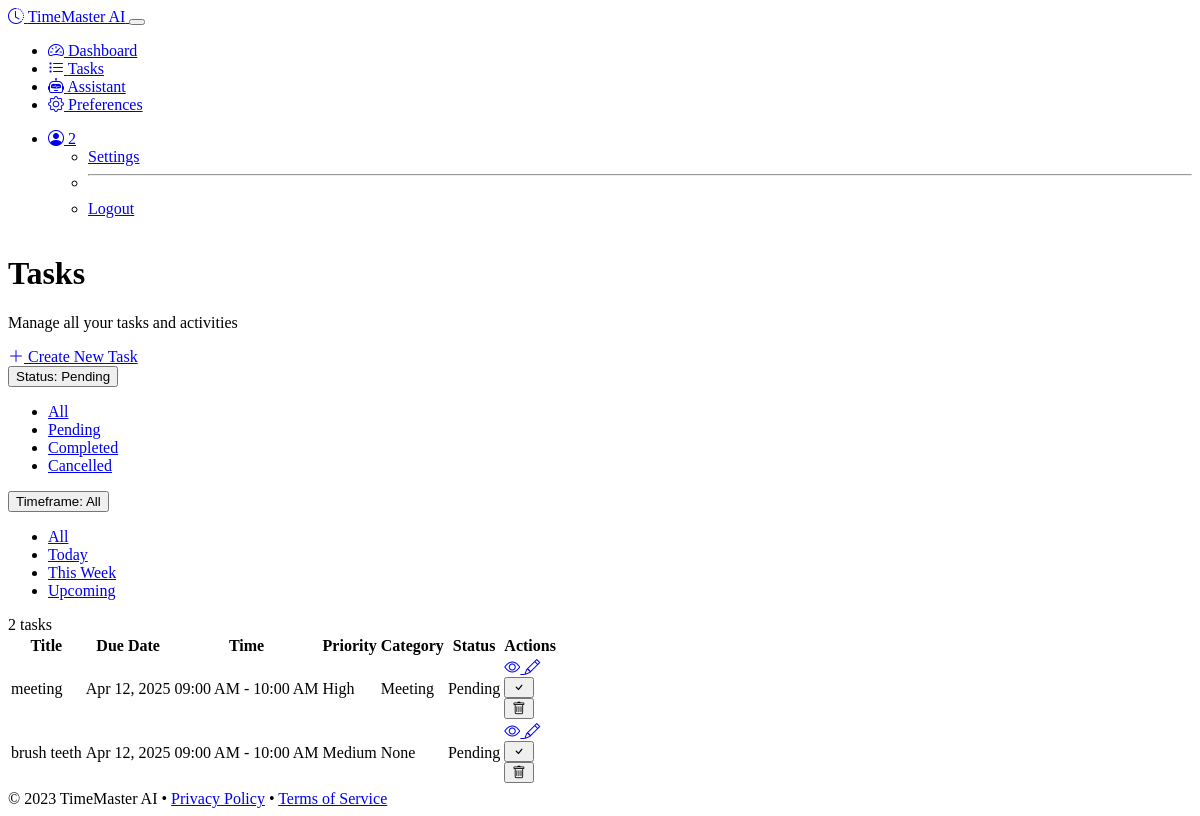
The app's page /tasks (signed in), older data.
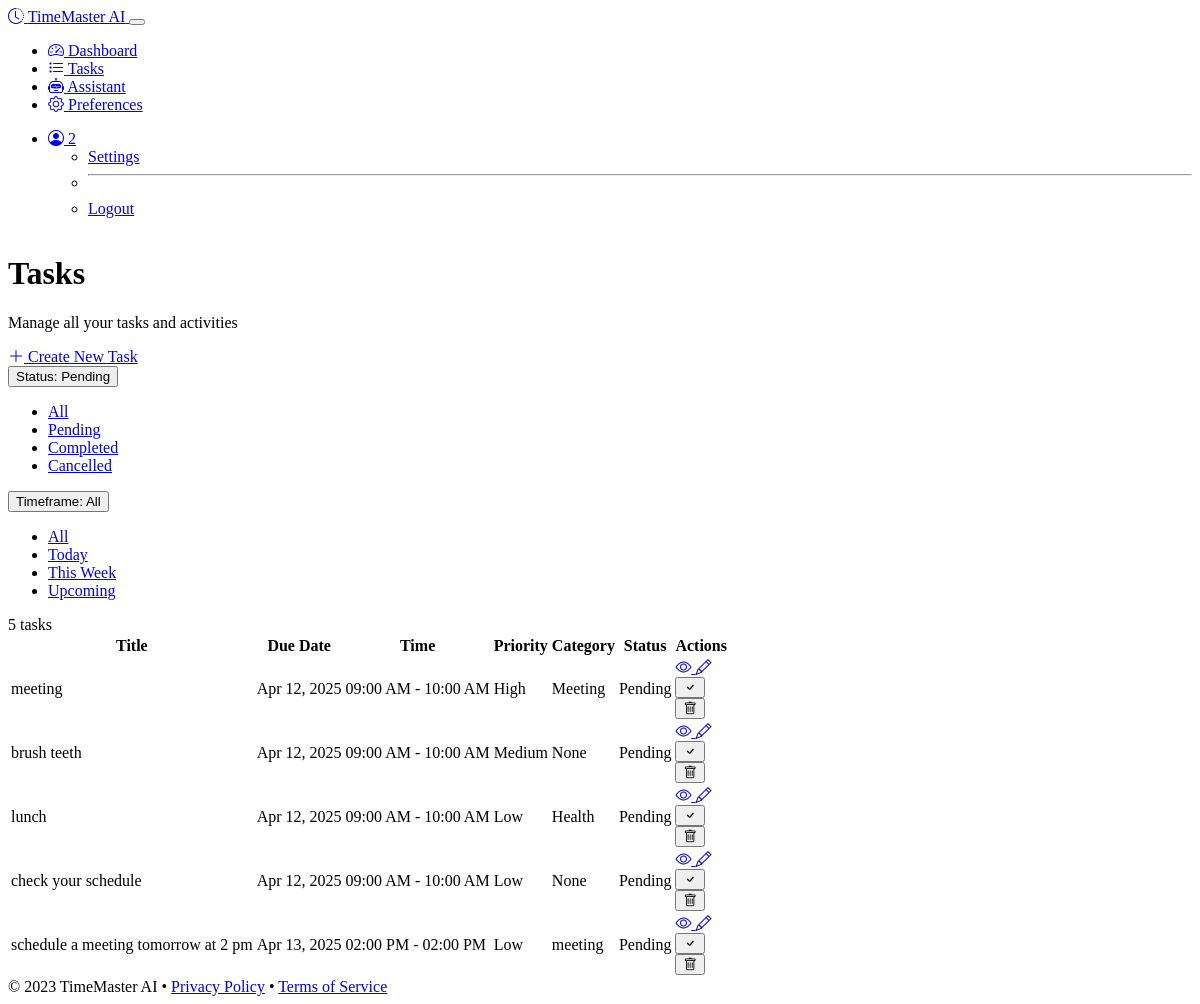
The same page, newer data.
### models.py (models this page shows, shortened)
class User(UserMixin, db.Model):
    id = db.Column(db.Integer, primary_key=True)
    username = db.Column(db.String(64), unique=True, nullable=False)
    email = db.Column(db.String(120), unique=True, nullable=False)
    password_hash = db.Column(db.String(256), nullable=False)
    created_at = db.Column(db.DateTime, default=datetime.utcnow)
    tasks = db.relationship('Task', backref='user', lazy='dynamic')
    preferences = db.relationship('UserPreference', backref='user', uselist=False)

class Task(db.Model):
    id = db.Column(db.Integer, primary_key=True)
    title = db.Column(db.String(120), nullable=False)
    description = db.Column(db.Text)
    created_at = db.Column(db.DateTime, default=datetime.utcnow)
    due_date = db.Column(db.DateTime)
    start_time = db.Column(db.DateTime)
    end_time = db.Column(db.DateTime)
    priority = db.Column(db.Integer, default=0)  # 0-5, 5 being highest
    status = db.Column(db.String(20), default='pending')  # pending, completed, cancelled
    category = db.Column(db.String(50))
    ml_priority_score = db.Column(db.Float, default=0.0)  # ML-calculated priority
    calendar_event_id = db.Column(db.String(100))  # For Google Calendar sync
    user_id = db.Column(db.Integer, db.ForeignKey('user.id'), nullable=False)

### routes.py (the view)
@app.route('/tasks')
@login_required
def task_list():
    status_filter = request.args.get('status', 'pending')
    timeframe = request.args.get('timeframe', 'all')
    query = Task.query.filter_by(user_id=current_user.id)
    if status_filter != 'all':
        query = query.filter_by(status=status_filter)
    now = datetime.now()
    if timeframe == 'today':
        start_of_day = now.replace(hour=0, minute=0, second=0, microsecond=0)
        end_of_day = start_of_day + timedelta(days=1) - timedelta(microseconds=1)
        query = query.filter(Task.due_date.between(start_of_day, end_of_day))
    elif timeframe == 'this_week':
        start_of_week = (now - timedelta(days=now.weekday())).replace(hour=0, minute=0, second=0, microsecond=0)
        end_of_week = start_of_week + timedelta(days=7) - timedelta(microseconds=1)
        query = query.filter(Task.due_date.between(start_of_week, end_of_week))
    elif timeframe == 'upcoming':
        query = query.filter(Task.due_date >= now)
    tasks = query.order_by(Task.due_date, Task.priority.desc()).all()
    return render_template(
        'tasks.html',
        tasks=tasks,
        status_filter=status_filter,
        timeframe=timeframe
    )

### templates/tasks.html (shortened to what this page needs)
{% extends "layout.html" %}
{% block content %}
<div class="container">
    <div class="row mb-4">
        <div class="col-md-8">
            <h1 class="mb-2">Tasks</h1>
            <p class="text-muted">Manage all your tasks and activities</p>
        </div>
        <div class="col-md-4 text-md-end">
            <a href="{{ url_for('create_task') }}" class="btn btn-primary">
                <i class="bi bi-plus-lg"></i> Create New Task
            </a>
        </div>
    </div>
    <div class="row">
        <div class="col-12">
            <div class="card bg-dark">
                <div class="card-header">
                    <div class="d-flex justify-content-between align-items-center">
                        <div class="filters d-flex align-items-center flex-wrap">
                            <div class="dropdown me-3 mb-2 mb-md-0">
                                <button class="btn btn-outline-secondary dropdown-toggle" type="button" data-bs-toggle="dropdown">
                                    Status: {{ status_filter|capitalize if status_filter != 'all' else 'All' }}
                                </button>
                                <ul class="dropdown-menu">
                                    <li><a class="dropdown-item {% if status_filter == 'all' %}active{% endif %}" href="{{ url_for('task_list', status='all', timeframe=timeframe) }}">All</a></li>
                                    <li><a class="dropdown-item {% if status_filter == 'pending' %}active{% endif %}" href="{{ url_for('task_list', status='pending', timeframe=timeframe) }}">Pending</a></li>
                                    <li><a class="dropdown-item {% if status_filter == 'completed' %}active{% endif %}" href="{{ url_for('task_list', status='completed', timeframe=timeframe) }}">Completed</a></li>
                                    <li><a class="dropdown-item {% if status_filter == 'cancelled' %}active{% endif %}" href="{{ url_for('task_list', status='cancelled', timeframe=timeframe) }}">Cancelled</a></li>
                                </ul>
                            </div>
                            <div class="dropdown">
                                <button class="btn btn-outline-secondary dropdown-toggle" type="button" data-bs-toggle="dropdown">
                                    Timeframe: {{ timeframe|replace('_', ' ')|capitalize if timeframe != 'all' else 'All' }}
                                </button>
                                <ul class="dropdown-menu">
                                    <li><a class="dropdown-item {% if timeframe == 'all' %}active{% endif %}" href="{{ url_for('task_list', status=status_filter, timeframe='all') }}">All</a></li>
                                    <li><a class="dropdown-item {% if timeframe == 'today' %}active{% endif %}" href="{{ url_for('task_list', status=status_filter, timeframe='today') }}">Today</a></li>
                                    <li><a class="dropdown-item {% if timeframe == 'this_week' %}active{% endif %}" href="{{ url_for('task_list', status=status_filter, timeframe='this_week') }}">This Week</a></li>
                                    <li><a class="dropdown-item {% if timeframe == 'upcoming' %}active{% endif %}" href="{{ url_for('task_list', status=status_filter, timeframe='upcoming') }}">Upcoming</a></li>
                                </ul>
                            </div>
                        </div>
                        <span class="badge bg-primary">{{ tasks|length }} tasks</span>
                    </div>
                </div>
                <div class="card-body">
                    {% if tasks %}
                    <div class="table-responsive">
                        <table class="table table-dark table-hover">
                            <thead>
                                <tr>
                                    <th>Title</th>
                                    <th>Due Date</th>
                                    <th>Time</th>
                                    <th>Priority</th>
                                    <th>Category</th>
                                    <th>Status</th>
                                    <th>Actions</th>
                                </tr>
                            </thead>
                            <tbody>
                                {% for task in tasks %}
                                <tr class="{% if task.status == 'completed' %}table-active{% endif %}">
                                    <td class="{% if task.status == 'completed' %}text-decoration-line-through{% endif %}">
                                        {{ task.title }}
                                    </td>
                                    <td>
                                        {% if task.due_date %}
                                        {{ task.due_date.strftime('%b %d, %Y') }}
                                        {% else %}
                                        No due date
                                        {% endif %}
                                    </td>
                                    <td>
                                        {% if task.start_time %}
                                        {{ task.start_time.strftime('%I:%M %p') }}
                                        {% if task.end_time %}
                                        - {{ task.end_time.strftime('%I:%M %p') }}
                                        {% endif %}
                                        {% else %}
                                        All day
                                        {% endif %}
                                    </td>
                                    <td>
                                        <span class="badge priority-badge-{{ task.priority }}">
                                            {% if task.priority >= 4 %}High
                                            {% elif task.priority >= 2 %}Medium
                                            {% else %}Low
                                            {% endif %}
                                        </span>
                                    </td>
                                    <td>
                                        {% if task.category %}
                                        <span class="badge bg-secondary">{{ task.category }}</span>
                                        {% else %}
                                        <span class="text-muted">None</span>
                                        {% endif %}
                                    </td>
                                    <td>
                                        <span class="badge bg-{{ task.status == 'completed' and 'success' or task.status == 'cancelled' and 'danger' or 'warning' }}">
                                            {{ task.status|capitalize }}
                                        </span>
                                    </td>
                                    <td>
                                        <div class="btn-group btn-group-sm">
                                            <a href="{{ url_for('view_task', task_id=task.id) }}" class="btn btn-info">
                                                <i class="bi bi-eye"></i>
                                            </a>
                                            <a href="{{ url_for('edit_task', task_id=task.id) }}" class="btn btn-warning">
                                                <i class="bi bi-pencil"></i>
                                            </a>
                                            {% if task.status != 'completed' %}
                                            <form action="{{ url_for('mark_task_complete', task_id=task.id) }}" method="post" class="d-inline">
                                                <button type="submit" class="btn btn-success btn-complete-task">
                                                    <i class="bi bi-check"></i>
                                                </button>
                                            </form>
                                            {% endif %}
                                            <form action="{{ url_for('delete_task', task_id=task.id) }}" method="post" class="d-inline">
                                                <button type="submit" class="btn btn-danger btn-delete-task">
                                                    <i class="bi bi-trash"></i>
                                                </button>
                                            </form>
                                        </div>
                                    </td>
                                </tr>
                                {% endfor %}
                            </tbody>
                        </table>
                    </div>
                    {% endif %}
                </div>
            </div>
        </div>
    </div>
</div>
{% endblock %}

### templates/layout.html (shortened to what this page needs)
<!DOCTYPE html>
<html lang="en" data-bs-theme="dark">
<head>
    <link rel="stylesheet" href="https://cdn.replit.com/agent/bootstrap-agent-dark-theme.min.css">
    <link rel="stylesheet" href="https://cdn.jsdelivr.net/npm/bootstrap-icons@1.11.0/font/bootstrap-icons.css">
    <link rel="stylesheet" href="{{ url_for('static', filename='css/custom.css') }}">
</head>
<body class="d-flex flex-column min-vh-100">
    <nav class="navbar navbar-expand-lg navbar-dark bg-dark">
        <div class="container">
            <a class="navbar-brand d-flex align-items-center" href="{{ url_for('index') }}">
                <i class="bi bi-clock-history me-2"></i>
                <span>TimeMaster AI</span>
            </a>
            <button class="navbar-toggler" type="button" data-bs-toggle="collapse" data-bs-target="#navbarContent">
            </button>
            <div class="collapse navbar-collapse" id="navbarContent">
                <ul class="navbar-nav me-auto mb-2 mb-lg-0">
                    {% if current_user.is_authenticated %}
                    <li class="nav-item">
                        <a class="nav-link {% if request.endpoint == 'dashboard' %}active{% endif %}" href="{{ url_for('dashboard') }}">
                            <i class="bi bi-speedometer2 me-1"></i> Dashboard
                        </a>
                    </li>
                    <li class="nav-item">
                        <a class="nav-link {% if request.endpoint == 'task_list' %}active{% endif %}" href="{{ url_for('task_list') }}">
                            <i class="bi bi-list-task me-1"></i> Tasks
                        </a>
                    </li>
                    <li class="nav-item">
                        <a class="nav-link {% if request.endpoint == 'assistant' %}active{% endif %}" href="{{ url_for('assistant') }}">
                            <i class="bi bi-robot me-1"></i> Assistant
                        </a>
                    </li>
                    <li class="nav-item">
                        <a class="nav-link {% if request.endpoint == 'preferences' %}active{% endif %}" href="{{ url_for('preferences') }}">
                            <i class="bi bi-gear me-1"></i> Preferences
                        </a>
                    </li>
                    {% endif %}
                </ul>
                <ul class="navbar-nav">
                    {% if current_user.is_authenticated %}
                    <li class="nav-item dropdown">
                        <a class="nav-link dropdown-toggle" href="#" id="userDropdown" role="button" data-bs-toggle="dropdown">
                            <i class="bi bi-person-circle me-1"></i> {{ current_user.username }}
                        </a>
                        <ul class="dropdown-menu dropdown-menu-end">
                            <li><a class="dropdown-item" href="{{ url_for('preferences') }}">Settings</a></li>
                            <li><hr class="dropdown-divider"></li>
                            <li><a class="dropdown-item" href="{{ url_for('logout') }}">Logout</a></li>
                        </ul>
                    </li>
                    {% endif %}
                </ul>
            </div>
        </div>
    </nav>
    <main class="main-content py-4">
        {% block content %}{% endblock %}
    </main>
    <footer class="footer mt-auto py-3 bg-dark">
        <div class="container text-center">
            <span class="text-muted">© 2023 TimeMaster AI •
                <a href="#" class="text-muted">Privacy Policy</a> •
                <a href="#" class="text-muted">Terms of Service</a>
            </span>
        </div>
    </footer>
</body>
</html>

Row changes from the older to the newer data that the page shows:
added Task: title "lunch", due_date "Apr 12, 2025", start_time "09:00 AM", end_time "10:00 AM", priority "Low", category "Health", status "Pending"
added Task: title "check your schedule", due_date "Apr 12, 2025", start_time "09:00 AM", end_time "10:00 AM", priority "Low", shows "None", status "Pending"
added Task: title "schedule a meeting tomorrow at 2 pm", due_date "Apr 13, 2025", start_time "02:00 PM", end_time "02:00 PM", priority "Low", category "meeting", status "Pending"
Text that changed along with them:
{{ tasks|length }}: "2" → "5"
